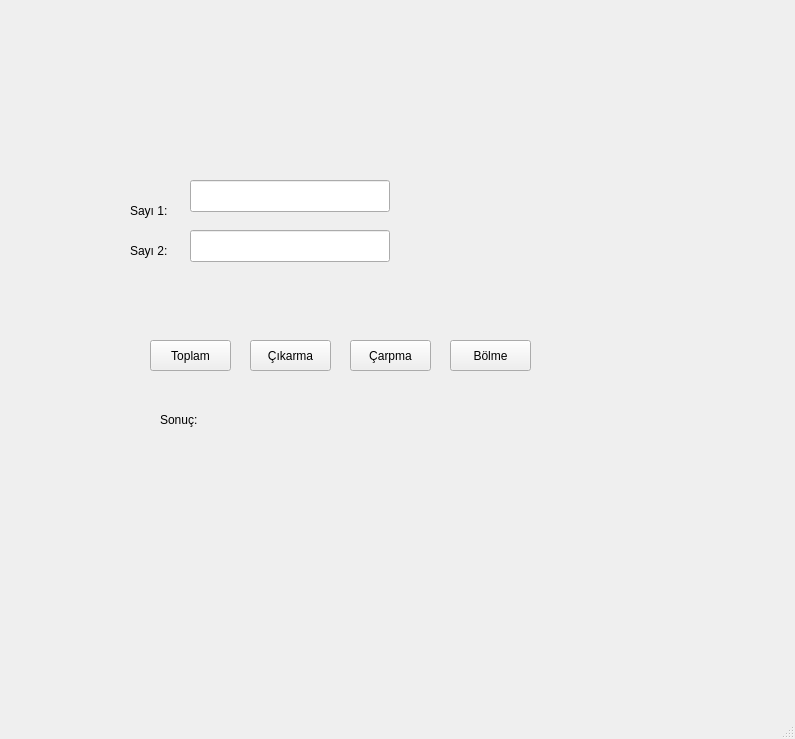
<?xml version="1.0" encoding="UTF-8"?>
<ui version="4.0">
 <class>UI_MainWindow</class>
 <widget class="QMainWindow" name="UI_MainWindow">
  <property name="geometry">
   <rect>
    <x>0</x>
    <y>0</y>
    <width>795</width>
    <height>739</height>
   </rect>
  </property>
  <property name="windowTitle">
   <string>MainWindow</string>
  </property>
  <widget class="QWidget" name="centralwidget">
   <widget class="QLabel" name="label">
    <property name="geometry">
     <rect>
      <x>130</x>
      <y>190</y>
      <width>61</width>
      <height>41</height>
     </rect>
    </property>
    <property name="text">
     <string>Sayı 1:</string>
    </property>
   </widget>
   <widget class="QLabel" name="label_2">
    <property name="geometry">
     <rect>
      <x>130</x>
      <y>240</y>
      <width>51</width>
      <height>21</height>
     </rect>
    </property>
    <property name="text">
     <string>Sayı 2:</string>
    </property>
   </widget>
   <widget class="QLineEdit" name="txt_sayi1">
    <property name="geometry">
     <rect>
      <x>190</x>
      <y>180</y>
      <width>200</width>
      <height>32</height>
     </rect>
    </property>
   </widget>
   <widget class="QLineEdit" name="txt_sayi2">
    <property name="geometry">
     <rect>
      <x>190</x>
      <y>230</y>
      <width>200</width>
      <height>32</height>
     </rect>
    </property>
   </widget>
   <widget class="QPushButton" name="btn_toplama">
    <property name="geometry">
     <rect>
      <x>150</x>
      <y>340</y>
      <width>81</width>
      <height>31</height>
     </rect>
    </property>
    <property name="text">
     <string>Toplam</string>
    </property>
   </widget>
   <widget class="QPushButton" name="btn_cikarma">
    <property name="geometry">
     <rect>
      <x>250</x>
      <y>340</y>
      <width>81</width>
      <height>31</height>
     </rect>
    </property>
    <property name="text">
     <string>Çıkarma</string>
    </property>
   </widget>
   <widget class="QPushButton" name="btn_bolme">
    <property name="geometry">
     <rect>
      <x>350</x>
      <y>340</y>
      <width>81</width>
      <height>31</height>
     </rect>
    </property>
    <property name="text">
     <string>Çarpma</string>
    </property>
   </widget>
   <widget class="QPushButton" name="btn_carpma">
    <property name="geometry">
     <rect>
      <x>450</x>
      <y>340</y>
      <width>81</width>
      <height>31</height>
     </rect>
    </property>
    <property name="text">
     <string>Bölme</string>
    </property>
   </widget>
   <widget class="QLabel" name="label_3">
    <property name="geometry">
     <rect>
      <x>160</x>
      <y>410</y>
      <width>221</width>
      <height>20</height>
     </rect>
    </property>
    <property name="text">
     <string>Sonuç:</string>
    </property>
   </widget>
  </widget>
  <widget class="QMenuBar" name="menubar">
   <property name="geometry">
    <rect>
     <x>0</x>
     <y>0</y>
     <width>795</width>
     <height>21</height>
    </rect>
   </property>
  </widget>
  <widget class="QStatusBar" name="statusbar"/>
 </widget>
 <resources/>
 <connections/>
</ui>
